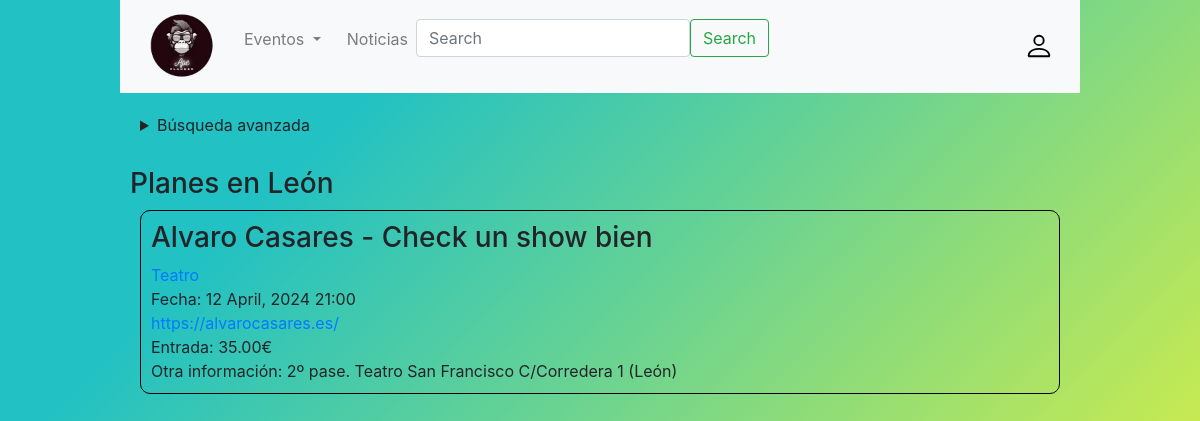
Page /user.php (signed in) on the committed database.
### tables this page shows
CREATE TABLE IF NOT EXISTS provincias(
    id_provincia INT NOT NULL,
    provincia  VARCHAR(80) DEFAULT NULL,
    PRIMARY KEY (id_provincia));

CREATE TABLE IF NOT EXISTS eventos(
    id_evento INT NOT NULL AUTO_INCREMENT,
    evento VARCHAR(200) NOT NULL,
    id_tipo INT NOT NULL,  
    id_grupo INT NULL,
    id_festival INT NULL,
    id_provincia INT NOT NULL,
    ubicacion VARCHAR(200) NOT NULL,
    fecha_inicio DATETIME NOT NULL,
    fecha_fin DATE NULL,
    precio DECIMAL(10,2) NOT NULL DEFAULT 0,
    web_evento VARCHAR(100) NULL,
    imagen_evento VARCHAR(100) NULL,
    info_evento VARCHAR(400) NULL,
    id_usuario INT NOT NULL,
    created_at TIMESTAMP NOT NULL DEFAULT CURRENT_TIMESTAMP(),
    PRIMARY KEY (id_evento),
    FOREIGN KEY (id_tipo) REFERENCES tipo_eventos (id_tipo) ON DELETE CASCADE ON UPDATE CASCADE,
    FOREIGN KEY (id_provincia) REFERENCES provincias (id_provincia) ON DELETE CASCADE ON UPDATE CASCADE,
    FOREIGN KEY (id_usuario) REFERENCES usuarios (id_usuario) ON DELETE CASCADE ON UPDATE CASCADE,
    FOREIGN KEY (id_festival) REFERENCES festivales (id_festival)ON DELETE CASCADE ON UPDATE CASCADE,
    FOREIGN KEY (id_grupo) REFERENCES grupos (id_grupo)ON DELETE CASCADE ON UPDATE CASCADE);

CREATE TABLE IF NOT EXISTS tipo_eventos(
    id_tipo INT NOT NULL AUTO_INCREMENT,
    categoria_evento VARCHAR(200) NOT NULL,
    PRIMARY KEY (id_tipo)    
);

### database/filtros.php (called while the page is built, shortened)
<?php
function provincia($con, $provincia)
{
    $query = "SELECT e.*, t.categoria_evento, g.web_grupo, g.info_grupo, f.web_festival, f.info_festival, p.provincia FROM eventos e INNER JOIN tipo_eventos t ON e.id_tipo = t.id_tipo LEFT JOIN grupos g ON e.id_grupo = g.id_grupo LEFT JOIN festivales f ON f.id_festival = e.id_festival INNER JOIN provincias p ON p.id_provincia = e.id_provincia WHERE e.id_provincia = $provincia";
    $result = mysqli_query($con, $query) or die("Error en la consulta: " . mysqli_error($con));
    return $result;
}

### user.php (the view, shortened to what this page needs)
<link rel="stylesheet" href="css/styleNavbar.css" />
<link rel="stylesheet" href="https://cdn.jsdelivr.net/npm/bootstrap@4.0.0/dist/css/bootstrap.min.css">
<?php
require("database/datos.php");
require("database/filtros.php");
$con = mysqli_connect($host, $user, $pass, $db_name);
$fecha = date("Y-m-d");
$coste="";
echo"<head>
</head>
<nav id='barra_navegacion' class='nav navbar navbar-expand-lg navbar-light bg-light'id='main-navbar'>
  <a class='navbar-brand mr-auto' href='index.php'>
    <img src='img/LogoSinFondo.png' alt='Logo' width='80' class='d-inline-block align-text-top fotoNavbar' /></a>
  <div class='collapse navbar-collapse' id='navbarSupportedContent'>
    <ul class='navbar-nav mr-auto'>
      <li class='nav-item dropdown'>
          <a class='nav-link dropdown-toggle' href='#' id='navbarEventos' role='button' data-toggle='dropdown' aria-haspopup='true' aria-expanded='false'>
            Eventos
          </a>
      </li>
      <li>
          <a class='nav-link' href='noticias.php' id='navbarEventos' role='button' data-toggle='dropdown' aria-haspopup='true' aria-expanded='false'>
            Noticias
          </a>
      </li>
      <li><form class='d-flex' role='search' >
          <input class='form-control me-2' type='search' placeholder='Search' aria-label='Search' />
          <button class='btn btn-outline-success' type='submit'>
            Search
          </button>
        </form>
      </li>
    </ul>
  </div>
  <div class='nav-item'>
    <img id='profile-icon' src='img/person.svg' />
  </div>
</nav>
<div class='login'>
  <div>".$_SESSION['nombre'] ."(" . $_SESSION['usuario'] .")</div>
  <form action='".$_SERVER['PHP_SELF']."' method='post' class='form-container'>
    <input type='submit' class='exit' name='salir' value='Salir'></form>
</div>";
echo"<div style='padding: 10px; margin: 10px'><details><summary>Búsqueda avanzada</summary><div><form action='".$_SERVER['PHP_SELF']."' method='post'>";
echo "<input type='checkbox' name='festivales'>Festivales
<input type='checkbox' name='precio' value='0'>Gratis<br/>
<label for='provincia'>Eventos en</label>
<select class='form-select' id='provincia' name='provincia'>
<option value='' disabled>Provincia:</option><optgroup>";
echo "</select><input type='checkbox' id='precio' name='precio' value='0'>
<label for='coste'>Solo planes gratuitos</label><br/>
<label for='f_inicio'>Fecha inicio:</label>
<input type='date' id='f_inicio' name='f_inicio' id='f_inicio' value='$fecha'>
<label for='f_fin'>Fecha fin:</label>
<input type='date' id ='f_fin' name='f_fin' id='f_fin' value='2024-12-31'>
<input class='btn btn-primary' type='submit' id='consultar' name='consultar' value='Consultar'/>
<button class='btn btn-secondary' type='reset' id='eliminar' name='eliminar'>Eliminar seleccion</button></form></details></div>";
$query_provincia="SELECT * FROM provincias WHERE id_provincia = '$_SESSION[provincia_usuario]'";
$result_provincia = mysqli_query($con, $query_provincia);
while ($row = mysqli_fetch_array($result_provincia)) {
    extract($row);
    echo"<div id='eventos' style='border: 2 solid black; padding: 10px'><h3>Planes en $provincia</h3>";
}
$result=provincia($con, $_SESSION['provincia_usuario']);
$numEventos=mysqli_num_rows($result);
if ($numEventos > 0) {
  while($row = mysqli_fetch_array($result)){
      extract($row);
      if($precio==0){
        $coste="Gratuita";
      }else{
        $coste=$precio."€";
      }
      if(!empty($fecha_inicio)){
        $fecha_inicio= date("j F, Y H:i", strtotime($fecha_inicio));
      }
      echo "<div style='border: 1px solid black; margin: 10px; padding: 10px; border-radius: 10px;'>
            <div><img src='$imagen_evento'></div>
            <div><img src='$imagen_festival'></div>
            <div>
                <h3>$evento</h3>
                <span><a href='#'>$categoria_evento</a></span>
                <div>
                    <span><a href='$web_grupo'>$nombre_grupo</a></span>
                    <span>$info_grupo</span>
                    <span><a href='$web_festival'>$nombre_festival</a></span>
                    <span>$info_festival</span>
                </div>
                <div>
                    <span>Fecha: $fecha_inicio</span>
                    <span>$fecha_fin</span>
                </div>
                <div><a href='$web_evento'>$web_evento</a></div>";
                echo "<span>Entrada: $coste</span>
                <div>Otra información: $info_evento</div>
            </div>
          </div>";
  }
}else{
    echo "No hay eventos en esta provincia";
}
echo"</div>";
?>

### css/styleNavbar.css (style rules this page uses)
.fotoNavbar { cursor: pointer; float: left; padding-right: 10px; }
.navbar-brand { padding-left: 10px; width: auto; }
.nav { display: flex; justify-content: center; align-items: center; list-style-type: none; }
.nav-item { margin: 0 10px; }
.form-control { width: 300px; }
#profile-icon { width: 30px; cursor: pointer; position: relative; z-index: 1000; }

### rows in the picture
provincias: provincia "León"
eventos: evento "Alvaro Casares - Check un show bien", id_tipo.categoria_evento "Teatro", fecha_inicio "12 April, 2024 21:00", web_evento "https://alvarocasares.es/", precio "35.00€", info_evento "2º pase. Teatro San Francisco C/Corredera 1 (León)"
